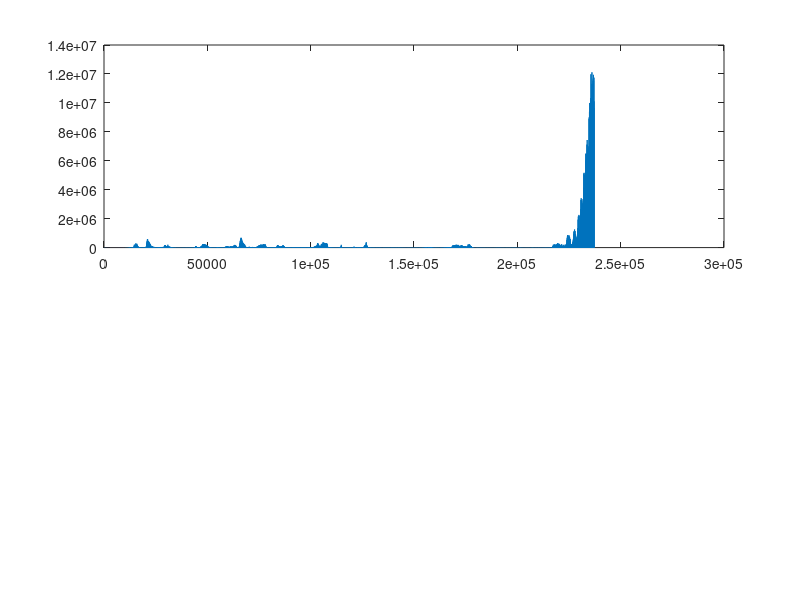

Recreate this plot in MATLAB. (Note: this script raises an error after producing the figure.)
% Power Received

clear; close all;

timeToAverage = 100; % Average 100 ms


load('powerArray.mat');
dataCount = length(powerArray);

for index = 1:(timeToAverage):(dataCount - timeToAverage)
    startPoint = index;
    endPoint = startPoint + timeToAverage - 1;
    averagedData(index) = mean(powerArray(1, startPoint:endPoint));
end
NANs = nan(1, (300000 - 237201));
averagedData = [averagedData, NANs];

figure()
subplot(2,1,1)
plot(averagedData);
title('Power Received (' + string(timeToAverage) + ' ms)');
xlabel('Time (ms)');
ylabel('Power...?');
xlim([0 300000]);
